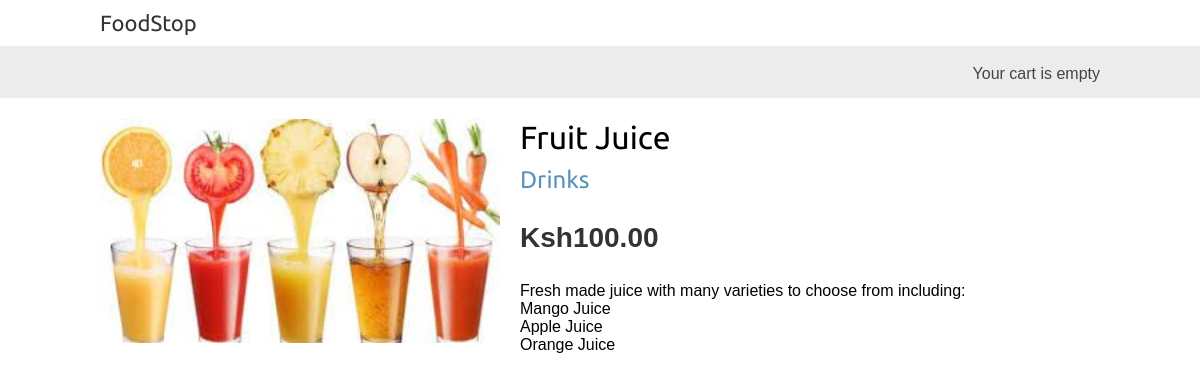
The app's page /1/fruit-juice/ with its own data.
### shop/models.py (models this page shows, shortened)
class Product(models.Model):
    category = models.ForeignKey(Category,
                                 related_name='products',
                                 on_delete=models.CASCADE)
    name = models.CharField(max_length=200, db_index=True)
    slug = models.SlugField(max_length=200, db_index=True)
    image = models.ImageField(upload_to='products/%y/%m/%d',
                              blank=True)
    description = models.TextField(blank=True)
    price = models.DecimalField(max_digits=10, decimal_places=2)
    available = models.BooleanField(default=True)
    created = models.DateTimeField(auto_now_add=True)
    updated = models.DateTimeField(auto_now=True)
    class Meta:
        ordering = ('name',)
        index_together = (('id', 'slug'),)

class Category(models.Model):
    name = models.CharField(max_length=200,
                            db_index=True)
    slug = models.SlugField(max_length=200,
                            unique=True)
    class Meta:
        ordering = ('name',)
        verbose_name = 'category'
        verbose_name_plural = 'categories'
    def __str__(self):
        return self.name
    def get_absolute_url(self):
        return reverse('shop:product_list_by_category',
                       args=[self.slug])

### shop/views.py (the view)
# urls.py: path('<int:id>/<slug:slug>/', views.product_detail,
def product_detail(request, id, slug):
    product = get_object_or_404(Product,
                                id=id,
                                slug=slug,
                                available=True)
    return render(request,
                  'shop/product/detail.html',
                  {'product': product})

### shop/templates/shop/product/detail.html (shortened to what this page needs)
{% extends "shop/base.html" %}
{% load static %}
{% block content %}
	<div class="product-detail">
		<img src="{% if product.image %}{{ product.image.url }}{% else%}
			  {% static "image/no_image.png" %}{% endif %}">
		<h1>{{ product.name }}</h1>
		<h2>
			<a href="{{ product.category.get_absolute_url }}">
				{{ product.category }}
			</a>
		</h2>
		<p class="price">Ksh{{ product.price }}</p>
		{{ product.description|linebreaks }}
	</div>
{% endblock %}

### shop/static/css/shop.css (style rules this page uses)
body { margin:0; padding:0; font-family:helvetica, sans-serif; }
h1, h2, h3, h4, h5 , h6 { font-family: 'Ubuntu', sans-serif; font-weight:normal; }
a { text-decoration:none; color:#5993bb; }
.product-detail { text-align:justify; }
.product-detail .price { color:#333; font-size:28px; font-weight:bold; }
.product-detail img { width:40%; float:left; padding:0 20px 20px 0; }
.product-detail h1 { margin-bottom:0; }
.product-detail h2 { margin-top:10px; }

### records on screen
Product: image (picture), name "Fruit Juice", category "Drinks", price "100.00", description "Fresh made juice with many varieties to choose from including: Mango Juice Apple Juice Orange Juice"
